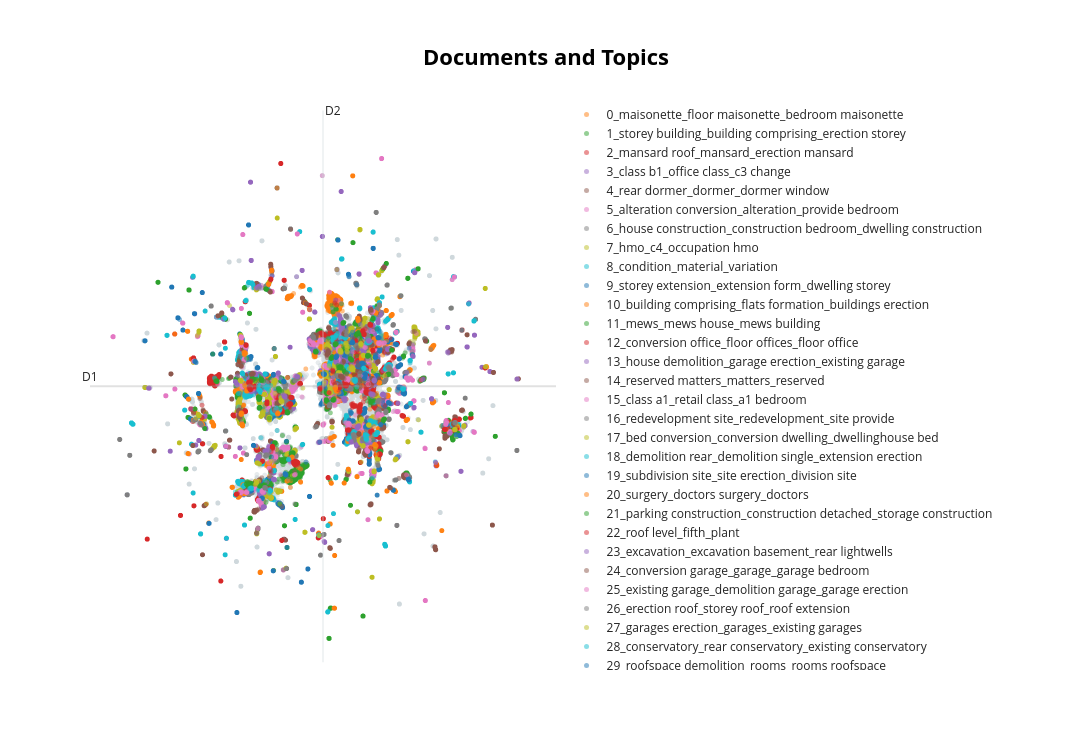

Notebook code cell kept with this figure:
### Code cell
embeddings = embedding_model.encode(docs, show_progress_bar=True)

# Reduce embeddings to 2D
reduced_embeddings = UMAP(n_neighbors=10, n_components=2,
                          min_dist=0.0, metric='cosine').fit_transform(embeddings)

topic_model.visualize_documents(docs, reduced_embeddings=reduced_embeddings,
                                hide_document_hover=True, hide_annotations=True)
